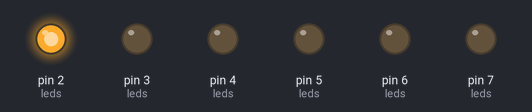
Bench run of a sketch on a simulated Arduino Uno, built with avr-gcc and run on an emulated ATmega328P. Shown: output pins drawn as LEDs (lit = HIGH).

Above: at 0.05 s.
At 0.75 s:
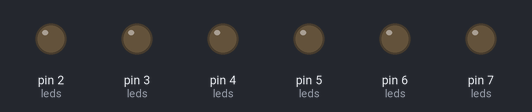
At 1.05 s:
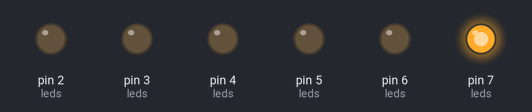
At 1.45 s:
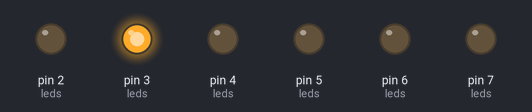
At 2.05 s:
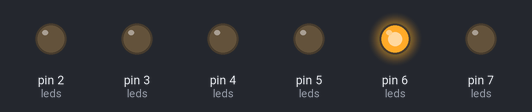
At 2.85 s:
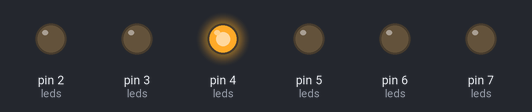
Timing chart, 0 to 3.1 s (numbered marks = the images above):
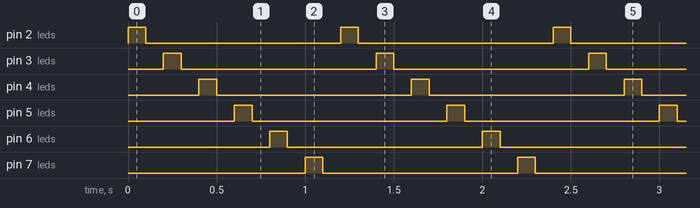

Measured:
- by itself, pin 2 (leds), pin 3 (leds), pin 4 (leds), pin 5 (leds), pin 6 (leds), pin 7 (leds): alternates HIGH for 0.10 s and LOW for 1.1 s
- by itself, everything shown: repeats every 1.2 s, in 12 steps

The sketch:

LED_3a2.ino
```cpp
/*
  Blink 6 LEDs, one at a time.

  Turns each LED on for one tenth of a second, then off for one tenth of second.
  One tenth of a second is 100ms (100 milliseconds)

  ref1: https://docs.arduino.cc/hardware/ - Technical Specs of your board

  This code is for section 3a2 of the Introduction to Aduino - Student Handout.
*/

// To make code more human readable. The #define is used to match a name with a value.
// Give each pin connected to an LED a unique name for easy reference.
#define LED1  2     // LED 1 is connected to digital pin 2
#define LED2  3
#define LED3  4
#define LED4  5
#define LED5  6
#define LED6  7     // LED 6 is connected to digital pin 7

// This array stores the LED values to be used.
const char leds[] = {LED1, LED2, LED3, LED4, LED5, LED6};

// the setup function runs once when you press reset or power the board.
// All initialization should be done in this section.
void setup() {
  // initialize digital pins for the LEDs as an outputs.
  // see Help > Reference > Digital I/O for this information about this and other commands.
  // Use the leds[] array and a for() control to repeat the same function for each LED.
  for( int i=0; i<sizeof(leds); i++) {
    pinMode(leds[i], OUTPUT);
  }
}

// The loop function runs over and over again forever.
// It returns to the Arduino OS which then calls loop() again.
// Therefore, the loop() function must always return to allow other Arduino processes to run.
// This is an example of using a indexed array as a value table.
// It uses less code and reuses code sections. This can help isolate bugs.
void loop() {
  static int index = 0;           // This value is static so it is retained after exiting the loop() function.

  // Select an LED. leds[0] is the first LED, leds[5] is the last LED.
  char led = leds[index];
  // Blink the selected LED
  digitalWrite(led, HIGH);       // turn the LED on (HIGH is the voltage level)
  delay(100);                    // wait for a second
  digitalWrite(led, LOW);        // turn the LED off by making the voltage LOW
  delay(100);                    // wait for a second

  // Adjust the index to select the next LED. Reset to 0 if at the end of the table.
  ++index;                       // increment the index by 1
  if(index >= sizeof(leds)) {
    index = 0;
  }
  // sizeof() returns the number of bytes in the array.
  // The index can not be greater than the size of the array-1 or an 'index error' will occur.
}
```
